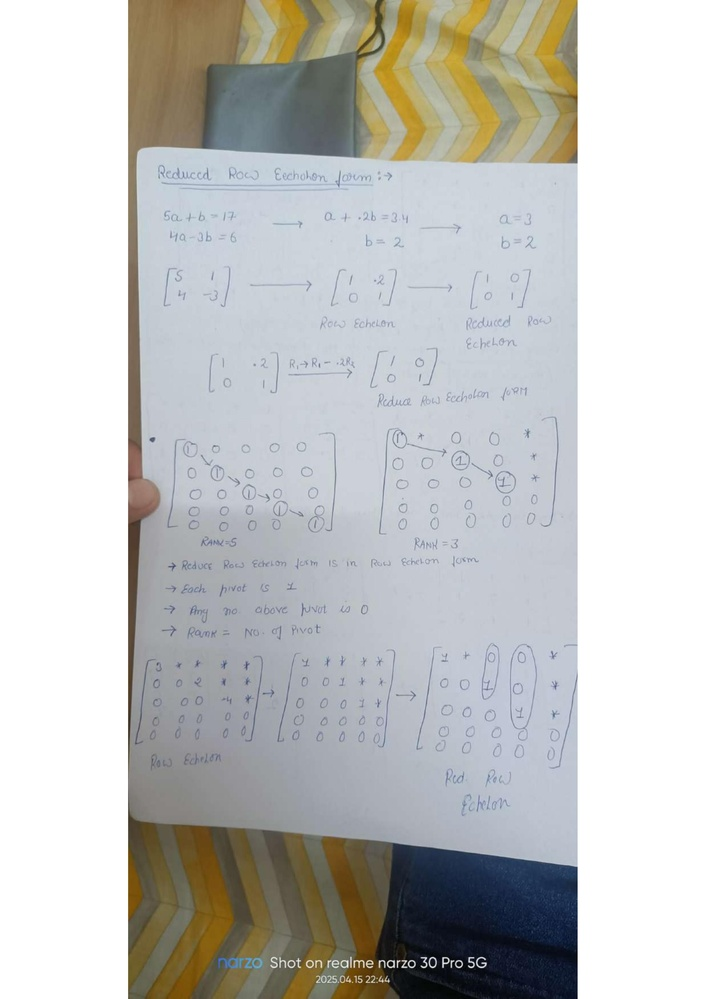
#> input picture AutoGraderSystem/Dummy_Data/output/images/page_1.jpg, 706 x 999 px, shrunk from 2480 x 3509 before the run; its folder holds only this picture in this run
$ python preprocess.py
#> lines starting #> are read from the running program, lines starting #| are printed output that depends on the picture; after the words box and inside, x2 and y2 are one past the last pixel; in counts of white or black regions, pixels touching at a corner belong together
import cv2
import matplotlib.pyplot as plt
import os
import numpy as np

def preprocess_image(image_path, output_path, debug=False):
    # Read the image
#> called with image_path = '../Dummy_Data/output/images/page_1.jpg', debug = True
    image = cv2.imread(image_path)
#> image is the input picture: shape (999, 706, 3); mean B, G, R 194.6, 196.3, 195.6

    # Convert to grayscale
    gray = cv2.cvtColor(image, cv2.COLOR_BGR2GRAY)
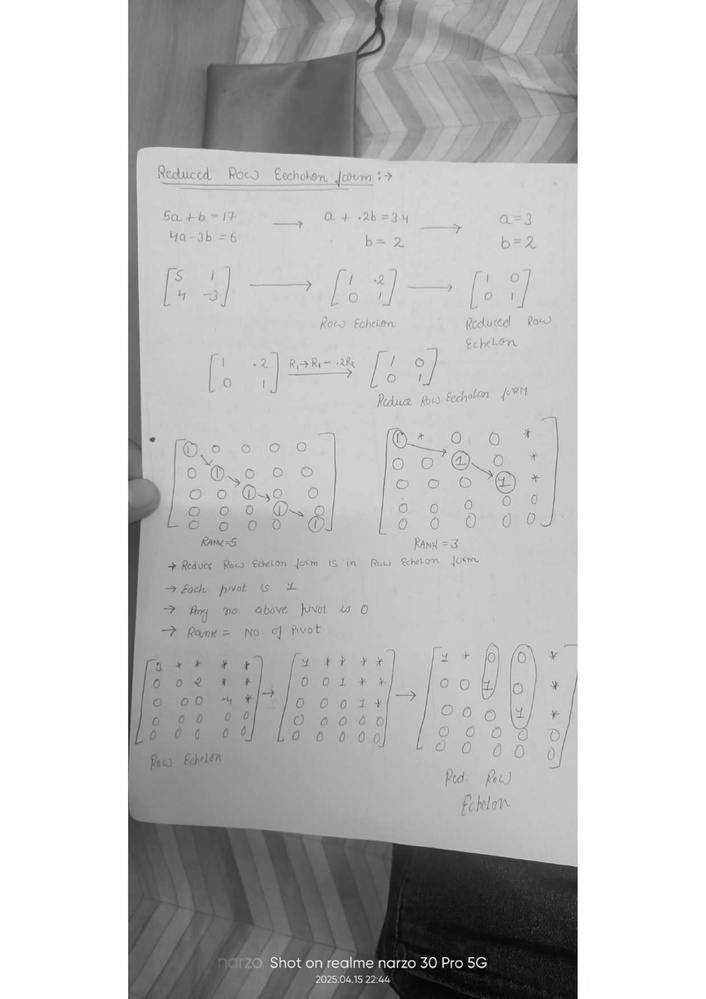
#> gray: shape (999, 706); min 0, max 255, mean 196

    # Denoise the image
    denoised = cv2.fastNlMeansDenoising(gray, None, h=15, templateWindowSize=7, searchWindowSize=21)

    # Enhance contrast using CLAHE (Contrast Limited Adaptive Histogram Equalization)
    clahe = cv2.createCLAHE(clipLimit=2.0, tileGridSize=(8, 8))
    enhanced = clahe.apply(denoised)
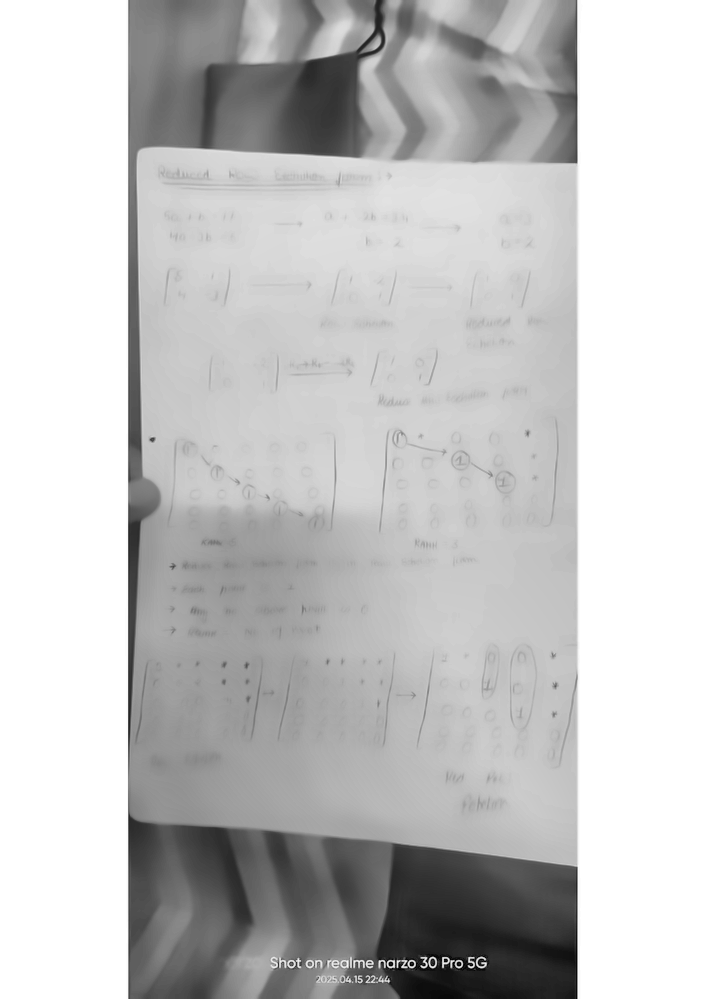
#> enhanced: shape (999, 706); min 1, max 255, mean 196.5

    # Apply sharpening to the enhanced image
    kernel = np.array([[0, -1, 0],
                       [-1, 5, -1],
                       [0, -1, 0]])
    sharpened = cv2.filter2D(enhanced, -1, kernel)

    # Apply adaptive thresholding with fine-tuned parameters
    binary = cv2.adaptiveThreshold(sharpened, 255, cv2.ADAPTIVE_THRESH_GAUSSIAN_C,
                                    cv2.THRESH_BINARY, blockSize=15, C=5)
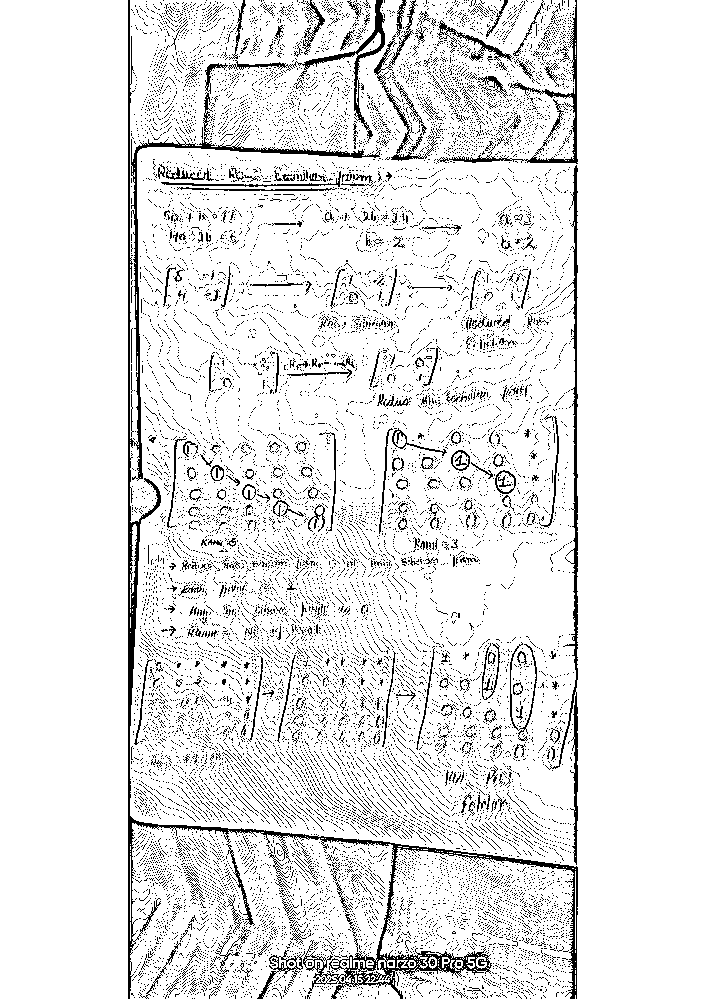
#> binary: shape (999, 706); 90.8% white; black in thin lines or dots, all inside (x1, y1, x2, y2) = (128, 0, 578, 999)

    # Save the preprocessed image
    cv2.imwrite(output_path, binary)

    if debug:
        # Optional: Display the images
        plt.figure(figsize=(15, 5))
        plt.subplot(1, 5, 1)
        plt.title('Original Image')
        plt.imshow(cv2.cvtColor(image, cv2.COLOR_BGR2RGB))
        plt.axis('off')

        plt.subplot(1, 5, 2)
        plt.title('Grayscale Image')
        plt.imshow(gray, cmap='gray')
        plt.axis('off')

        plt.subplot(1, 5, 3)
        plt.title('Denoised Image')
        plt.imshow(denoised, cmap='gray')
        plt.axis('off')

        plt.subplot(1, 5, 4)
        plt.title('Enhanced & Sharpened Image')
        plt.imshow(sharpened, cmap='gray')
        plt.axis('off')

        plt.subplot(1, 5, 5)
        plt.title('Binary Image')
        plt.imshow(binary, cmap='gray')
        plt.axis('off')

        plt.show()
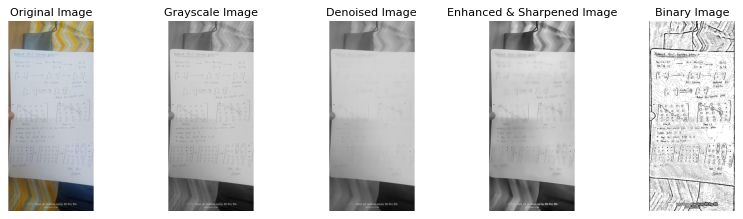
#> figure drawn by matplotlib, 5 panels


if __name__ == "__main__":
    os.makedirs('../Dummy_Data/output/preprocessed_images', exist_ok=True)
    input_image_folder = '../Dummy_Data/output/images'
    output_image_folder = '../Dummy_Data/output/preprocessed_images'

    for image_file in os.listdir(input_image_folder):
        if image_file.lower().endswith(('.png', '.jpg', '.jpeg', '.tiff', '.bmp', '.gif')):
            input_image_path = os.path.join(input_image_folder, image_file)
            output_image_path = os.path.join(output_image_folder, image_file)
            preprocess_image(input_image_path, output_image_path, debug=True)

$ run again, on AutoGraderSystem/Dummy_Data/output/images/page_2.jpg
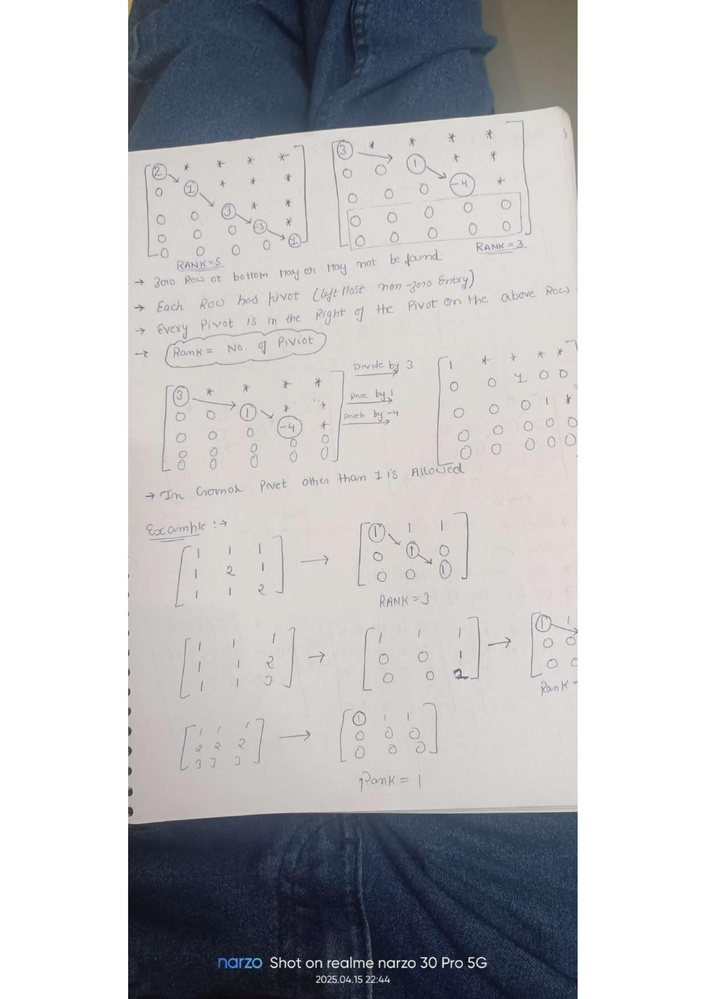
#> input picture AutoGraderSystem/Dummy_Data/output/images/page_2.jpg, 706 x 999 px, shrunk from 2480 x 3509 before the run
#> in preprocess_image, image is the input picture: shape (999, 706, 3); mean B, G, R 196.9, 195.1, 195.4
#> in preprocess_image, `enhanced = clahe.apply(denoised)`:
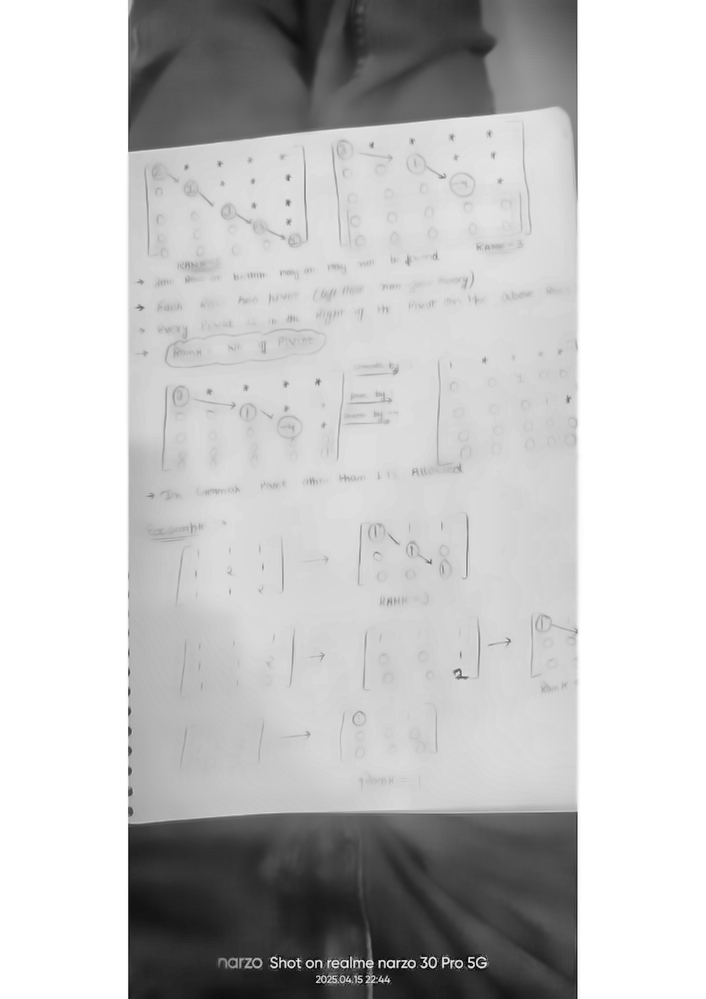
#> enhanced: shape (999, 706); min 2, max 255, mean 197.6
#> in preprocess_image, `binary = cv2.adaptiveThreshold(sharpened, 255, cv2.ADAPTIVE_THRESH_GAU..`:
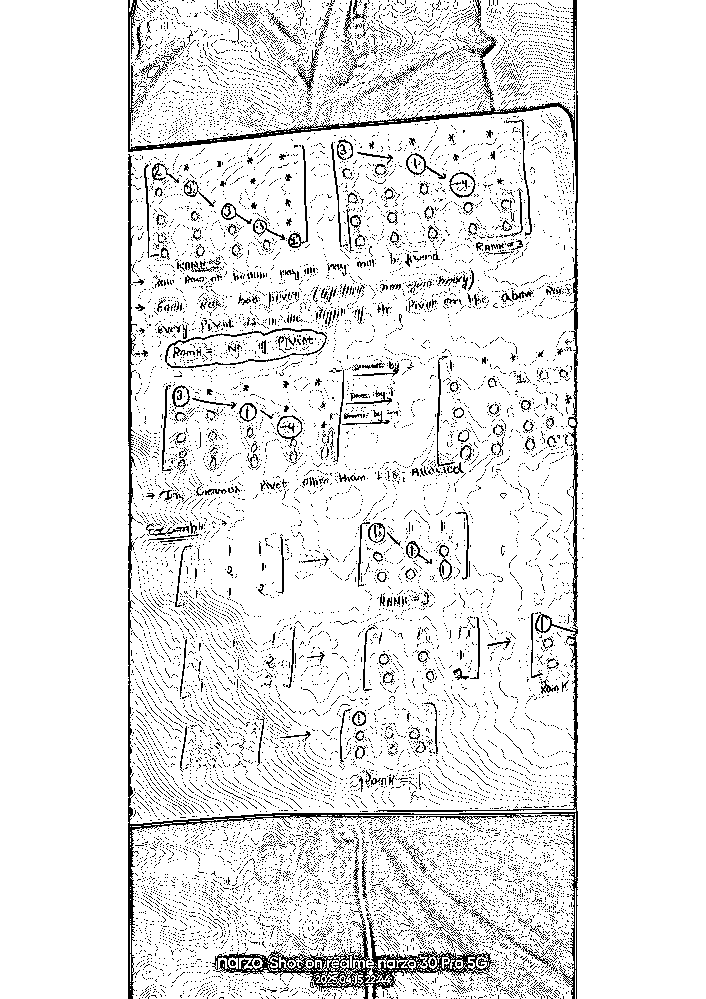
#> binary: shape (999, 706); 91.5% white; black in thin lines or dots, all inside (x1, y1, x2, y2) = (128, 0, 584, 999)
